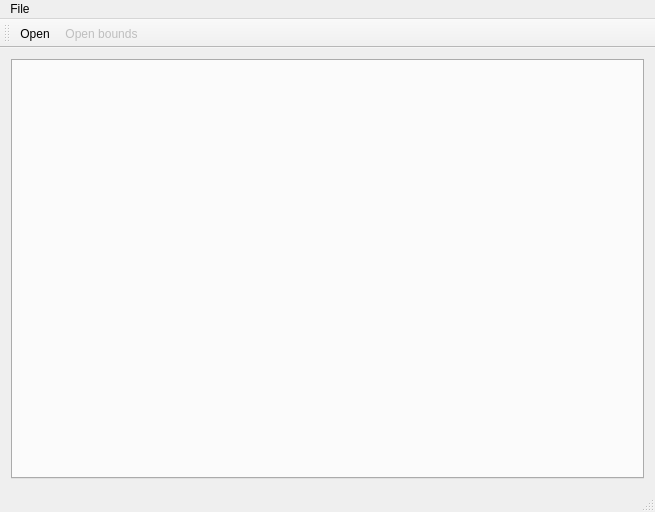
<?xml version="1.0" encoding="UTF-8"?>
<ui version="4.0">
 <class>FlowshopVisMainWindow</class>
 <widget class="QMainWindow" name="FlowshopVisMainWindow">
  <property name="geometry">
   <rect>
    <x>0</x>
    <y>0</y>
    <width>655</width>
    <height>512</height>
   </rect>
  </property>
  <property name="windowTitle">
   <string>Flow shop visualization tool</string>
  </property>
  <widget class="QWidget" name="centralWidget">
   <layout class="QVBoxLayout" name="verticalLayout">
    <item>
     <widget class="QTabWidget" name="tabWidget">
      <property name="currentIndex">
       <number>-1</number>
      </property>
      <property name="tabsClosable">
       <bool>true</bool>
      </property>
     </widget>
    </item>
   </layout>
  </widget>
  <widget class="QMenuBar" name="menuBar">
   <property name="geometry">
    <rect>
     <x>0</x>
     <y>0</y>
     <width>655</width>
     <height>22</height>
    </rect>
   </property>
   <widget class="QMenu" name="menuFile">
    <property name="title">
     <string>File</string>
    </property>
    <addaction name="actionOpen"/>
    <addaction name="actionOpenBounds"/>
   </widget>
   <addaction name="menuFile"/>
  </widget>
  <widget class="QToolBar" name="mainToolBar">
   <attribute name="toolBarArea">
    <enum>TopToolBarArea</enum>
   </attribute>
   <attribute name="toolBarBreak">
    <bool>false</bool>
   </attribute>
   <addaction name="actionOpen"/>
   <addaction name="actionOpenBounds"/>
  </widget>
  <widget class="QStatusBar" name="statusBar"/>
  <action name="actionOpen">
   <property name="icon">
    <iconset resource="resources/resources.qrc">
     <normaloff>:/fonts/font-awesome/solid/folder-open.svg</normaloff>:/fonts/font-awesome/solid/folder-open.svg</iconset>
   </property>
   <property name="text">
    <string>&amp;Open</string>
   </property>
   <property name="shortcut">
    <string>Ctrl+O</string>
   </property>
   <property name="visible">
    <bool>true</bool>
   </property>
   <property name="iconVisibleInMenu">
    <bool>true</bool>
   </property>
  </action>
  <action name="actionOpenBounds">
   <property name="enabled">
    <bool>false</bool>
   </property>
   <property name="icon">
    <iconset resource="resources/resources.qrc">
     <normaloff>:/fonts/font-awesome/solid/arrow-down-up-across-line.svg</normaloff>:/fonts/font-awesome/solid/arrow-down-up-across-line.svg</iconset>
   </property>
   <property name="text">
    <string>Open bounds</string>
   </property>
   <property name="visible">
    <bool>true</bool>
   </property>
  </action>
 </widget>
 <layoutdefault spacing="6" margin="11"/>
 <resources>
  <include location="resources/resources.qrc"/>
 </resources>
 <connections/>
</ui>
